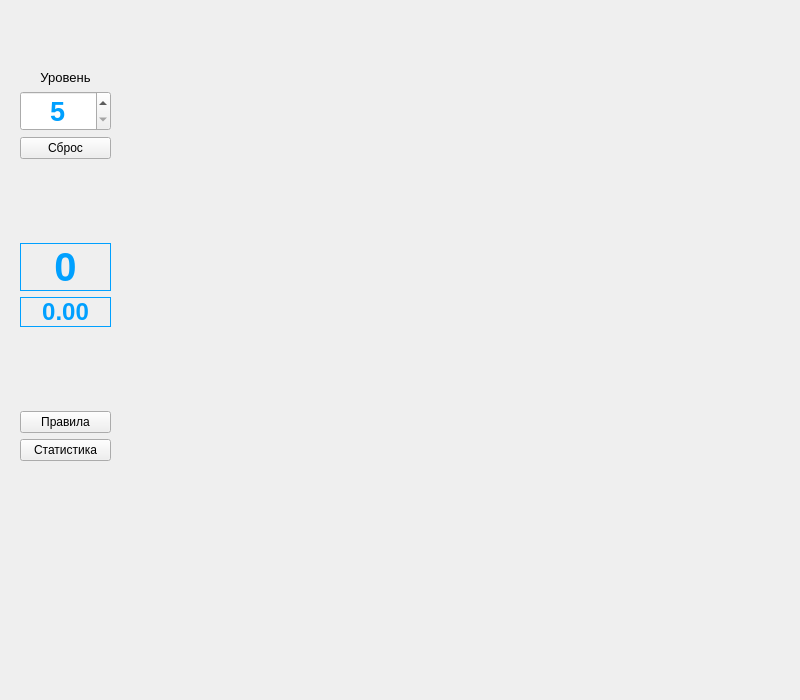
<?xml version="1.0" encoding="UTF-8"?>
<ui version="4.0">
 <class>PictureWindow</class>
 <widget class="QWidget" name="PictureWindow">
  <property name="geometry">
   <rect>
    <x>0</x>
    <y>0</y>
    <width>800</width>
    <height>700</height>
   </rect>
  </property>
  <property name="windowTitle">
   <string>Form</string>
  </property>
  <widget class="QWidget" name="verticalLayoutWidget">
   <property name="geometry">
    <rect>
     <x>20</x>
     <y>70</y>
     <width>91</width>
     <height>391</height>
    </rect>
   </property>
   <layout class="QVBoxLayout" name="menuLayout">
    <item>
     <widget class="QLabel" name="level_label">
      <property name="font">
       <font>
        <pointsize>10</pointsize>
       </font>
      </property>
      <property name="text">
       <string>Уровень</string>
      </property>
      <property name="alignment">
       <set>Qt::AlignCenter</set>
      </property>
     </widget>
    </item>
    <item>
     <widget class="QSpinBox" name="level_spin">
      <property name="palette">
       <palette>
        <active>
         <colorrole role="Text">
          <brush brushstyle="SolidPattern">
           <color alpha="255">
            <red>0</red>
            <green>160</green>
            <blue>255</blue>
           </color>
          </brush>
         </colorrole>
        </active>
        <inactive>
         <colorrole role="Text">
          <brush brushstyle="SolidPattern">
           <color alpha="255">
            <red>0</red>
            <green>160</green>
            <blue>255</blue>
           </color>
          </brush>
         </colorrole>
        </inactive>
        <disabled>
         <colorrole role="Text">
          <brush brushstyle="SolidPattern">
           <color alpha="255">
            <red>120</red>
            <green>120</green>
            <blue>120</blue>
           </color>
          </brush>
         </colorrole>
        </disabled>
       </palette>
      </property>
      <property name="font">
       <font>
        <pointsize>20</pointsize>
        <weight>75</weight>
        <bold>true</bold>
        <kerning>true</kerning>
       </font>
      </property>
      <property name="autoFillBackground">
       <bool>false</bool>
      </property>
      <property name="alignment">
       <set>Qt::AlignCenter</set>
      </property>
      <property name="minimum">
       <number>5</number>
      </property>
      <property name="maximum">
       <number>10</number>
      </property>
     </widget>
    </item>
    <item>
     <widget class="QPushButton" name="resetButton">
      <property name="styleSheet">
       <string notr="true"/>
      </property>
      <property name="text">
       <string>Сброс</string>
      </property>
     </widget>
    </item>
    <item>
     <spacer name="verticalSpacer">
      <property name="orientation">
       <enum>Qt::Vertical</enum>
      </property>
      <property name="sizeHint" stdset="0">
       <size>
        <width>20</width>
        <height>40</height>
       </size>
      </property>
     </spacer>
    </item>
    <item>
     <widget class="QLabel" name="step_label">
      <property name="palette">
       <palette>
        <active>
         <colorrole role="WindowText">
          <brush brushstyle="SolidPattern">
           <color alpha="255">
            <red>0</red>
            <green>160</green>
            <blue>255</blue>
           </color>
          </brush>
         </colorrole>
        </active>
        <inactive>
         <colorrole role="WindowText">
          <brush brushstyle="SolidPattern">
           <color alpha="255">
            <red>0</red>
            <green>160</green>
            <blue>255</blue>
           </color>
          </brush>
         </colorrole>
        </inactive>
        <disabled>
         <colorrole role="WindowText">
          <brush brushstyle="SolidPattern">
           <color alpha="255">
            <red>120</red>
            <green>120</green>
            <blue>120</blue>
           </color>
          </brush>
         </colorrole>
        </disabled>
       </palette>
      </property>
      <property name="font">
       <font>
        <pointsize>30</pointsize>
        <weight>75</weight>
        <bold>true</bold>
       </font>
      </property>
      <property name="frameShape">
       <enum>QFrame::Box</enum>
      </property>
      <property name="text">
       <string>0</string>
      </property>
      <property name="alignment">
       <set>Qt::AlignCenter</set>
      </property>
     </widget>
    </item>
    <item>
     <widget class="QLabel" name="timer_label">
      <property name="palette">
       <palette>
        <active>
         <colorrole role="WindowText">
          <brush brushstyle="SolidPattern">
           <color alpha="255">
            <red>0</red>
            <green>160</green>
            <blue>255</blue>
           </color>
          </brush>
         </colorrole>
        </active>
        <inactive>
         <colorrole role="WindowText">
          <brush brushstyle="SolidPattern">
           <color alpha="255">
            <red>0</red>
            <green>160</green>
            <blue>255</blue>
           </color>
          </brush>
         </colorrole>
        </inactive>
        <disabled>
         <colorrole role="WindowText">
          <brush brushstyle="SolidPattern">
           <color alpha="255">
            <red>120</red>
            <green>120</green>
            <blue>120</blue>
           </color>
          </brush>
         </colorrole>
        </disabled>
       </palette>
      </property>
      <property name="font">
       <font>
        <pointsize>18</pointsize>
        <weight>75</weight>
        <bold>true</bold>
       </font>
      </property>
      <property name="frameShape">
       <enum>QFrame::Box</enum>
      </property>
      <property name="text">
       <string>0.00</string>
      </property>
      <property name="alignment">
       <set>Qt::AlignCenter</set>
      </property>
     </widget>
    </item>
    <item>
     <spacer name="verticalSpacer_2">
      <property name="orientation">
       <enum>Qt::Vertical</enum>
      </property>
      <property name="sizeHint" stdset="0">
       <size>
        <width>20</width>
        <height>40</height>
       </size>
      </property>
     </spacer>
    </item>
    <item>
     <widget class="QPushButton" name="rulesButton">
      <property name="text">
       <string>Правила</string>
      </property>
     </widget>
    </item>
    <item>
     <widget class="QPushButton" name="statButton">
      <property name="text">
       <string>Статистика</string>
      </property>
     </widget>
    </item>
   </layout>
  </widget>
 </widget>
 <resources>
  <include location="pics.qrc"/>
 </resources>
 <connections/>
</ui>
